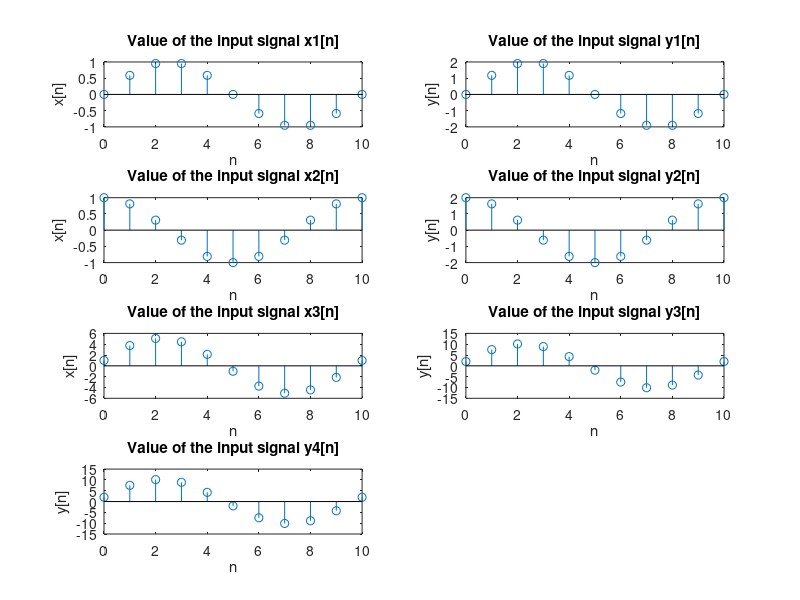

The MATLAB script that drew this image:
% Mamadou Kaba 27070179
% Question 2 a)

clc;clear;close all;

n=0:10;

x1=sin(2*pi*n/10);
y1=2*x1;

x2=cos(2*pi*n/10); 
y2=2*x2;

x3=5*x1+x2;
y3=2*x3;

y4=5*y1+y2;

if (y3==y4)
    disp('System is linear')
else
    disp('System is not linear')
end 

subplot(4,2,1)
stem(n,x1)
title('Value of the input signal x1[n]')
xlabel('n')
ylabel('x[n]')

subplot(4,2,2)
stem(n,y1)
title('Value of the input signal y1[n]')
xlabel('n')
ylabel('y[n]')

subplot(4,2,3)
stem(n,x2)
title('Value of the input signal x2[n]')
xlabel('n')
ylabel('x[n]')

subplot(4,2,4)
stem(n,y2)
title('Value of the input signal y2[n]')
xlabel('n')
ylabel('y[n]')

subplot(4,2,5)
stem(n,x3)
title('Value of the input signal x3[n]')
xlabel('n')
ylabel('x[n]')

subplot(4,2,6)
stem(n,y3)
title('Value of the input signal y3[n]')
xlabel('n')
ylabel('y[n]')

subplot(4,2,7)
stem(n,y4)
title('Value of the input signal y4[n]')
xlabel('n')
ylabel('y[n]')



